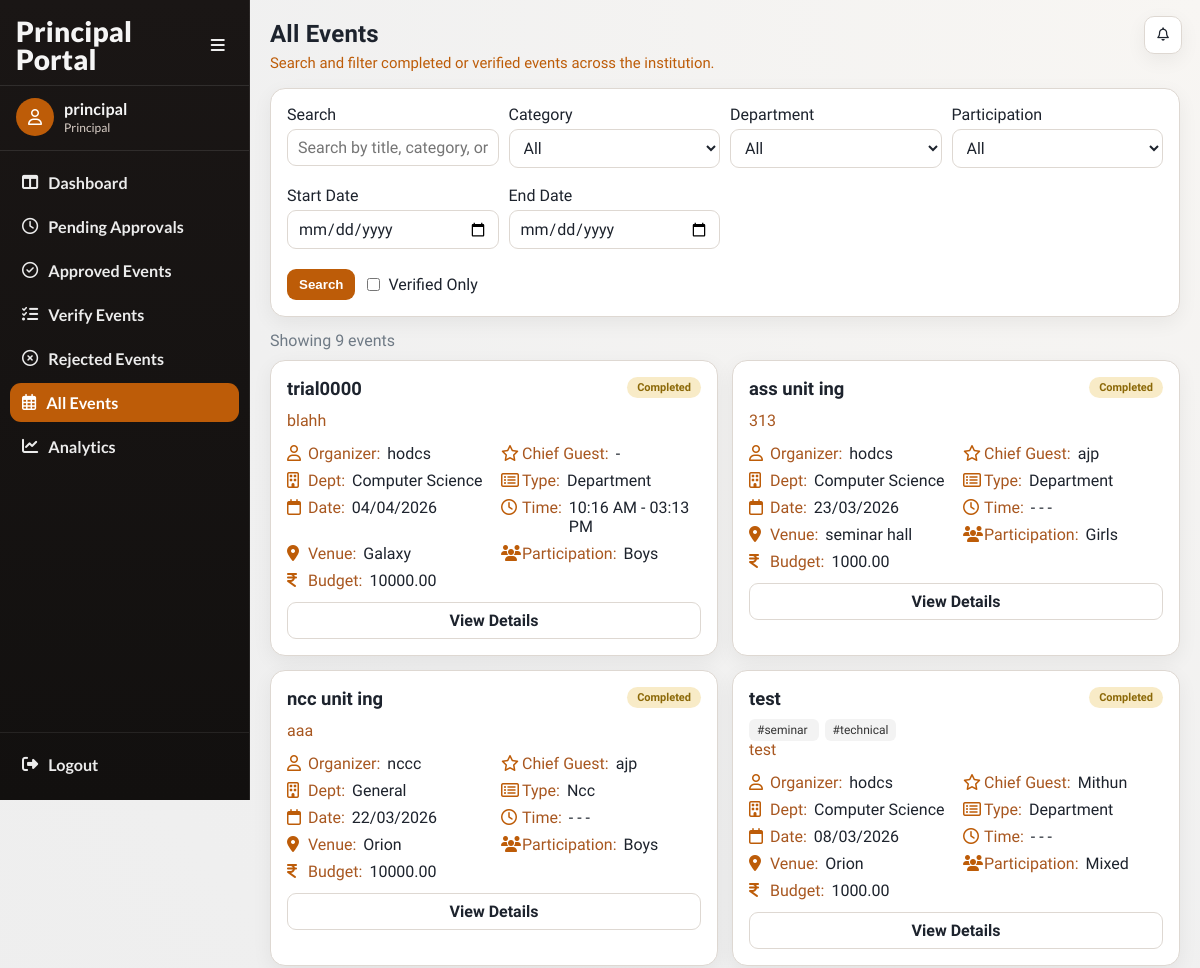
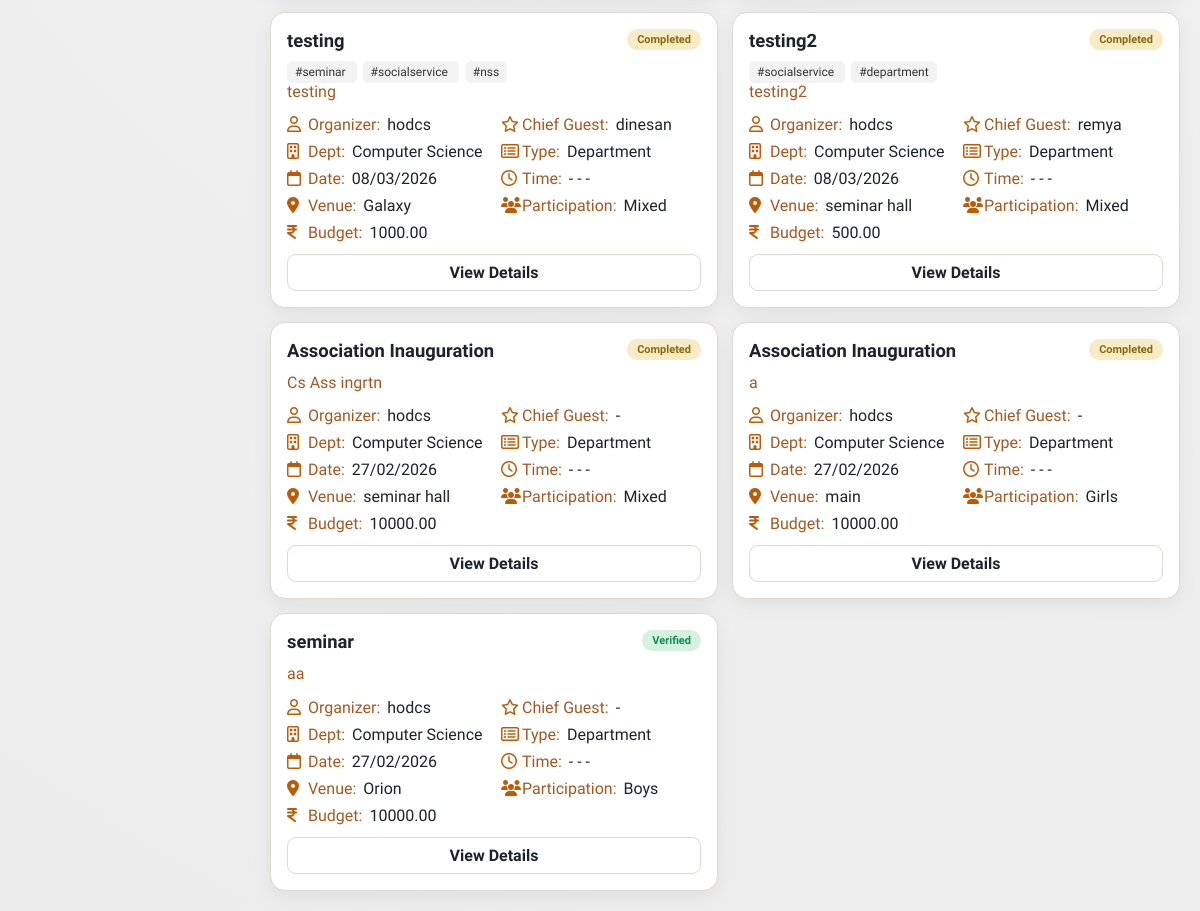
Page /events/principal/all/ (signed in) on the committed database (2 pictures, top to bottom).
### accounts/models.py (models this page shows, shortened)
class User(AbstractUser):
    ROLE_CHOICES = (
        ('faculty', 'Faculty'),
        ('principal', 'Principal'),
        ('admin', 'Admin'),
    )
    SUB_ROLE_CHOICES = (
        ('hod', 'HOD'),
        ('nss', 'NSS In-Charge'),
        ('ncc', 'NCC In-Charge'),
        ('union', 'Union In-Charge'),
        ('other', 'Other In-Charge'),
    )
    role = models.CharField(max_length=20, choices=ROLE_CHOICES)
    sub_role = models.CharField(
        max_length=20,
        choices=SUB_ROLE_CHOICES,
        blank=True,
        null=True
    )
    department = models.ForeignKey(
    'events.Department',
    on_delete=models.SET_NULL,
    null=True,
    blank=True
    )

### events/models.py (models this page shows, shortened)
class Event(models.Model):
    CATEGORY_CHOICES = (
        ('department', 'Department'),
        ('nss', 'NSS'),
        ('ncc', 'NCC'),
        ('union', 'Union'),
        ('other', 'Other'),
    )
    PARTICIPATION_CHOICES = (
        ('boys', 'Boys'),
        ('girls', 'Girls'),
        ('mixed', 'Mixed'),
    )
    STATUS_CHOICES = (
        ('pending', 'Pending Approval'),
        ('approved', 'Approved'),
        ('rejected', 'Rejected'),
        ('completed', 'Completed'),
        ('verified', 'Verified'),
        ('cancelled', 'Cancelled'),
    )
    title = models.CharField(max_length=200)
    category = models.CharField(max_length=20, choices=CATEGORY_CHOICES)
    created_by = models.ForeignKey(
        settings.AUTH_USER_MODEL,
        on_delete=models.CASCADE
    )
    department = models.ForeignKey(
    Department,
    on_delete=models.SET_NULL,
    null=True,
    blank=True
    )
    participation_type = models.CharField(
        max_length=20,
        choices=PARTICIPATION_CHOICES
    )
    chief_guest = models.CharField(max_length=200, blank=True, null=True)
    budget = models.DecimalField(max_digits=10, decimal_places=2)
    venue = models.ForeignKey(
    Venue,
    on_delete=models.PROTECT
    )
    start_date = models.DateField()
    end_date = models.DateField()
    start_time = models.TimeField(null=True, blank=True)
    end_time = models.TimeField(null=True, blank=True)
    description = models.TextField()
    tags = models.ManyToManyField(Tag, blank=True)
    status = models.CharField(
        max_length=20,
        choices=STATUS_CHOICES,
        default='pending'
    )
    principal_remark = models.TextField(blank=True, null=True)
    created_at = models.DateTimeField(auto_now_add=True)
    report_text = models.TextField(blank=True, null=True)
    attendance_file = models.FileField(
        upload_to='attendance/',
        blank=True,
        null=True
    )
    completed_at = models.DateTimeField(blank=True, null=True)

class Department(models.Model):
    name = models.CharField(max_length=100, unique=True)
    def __str__(self):
        return self.name

class Venue(models.Model):
    name = models.CharField(max_length=100, unique=True)
    def __str__(self):
        return self.name

class Tag(models.Model):
    name = models.CharField(max_length=50, unique=True)

### events/views.py (the view)
@login_required(login_url='/login/')
def view_all_events(request):
    if request.user.role != 'principal':
        return redirect('login')
    events = Event.objects.filter(
        status__in=['completed', 'verified']
    ).select_related('created_by', 'department', 'venue').order_by('-start_date')
    search = request.GET.get('search', '').strip()
    events = _apply_event_search(events, search)
    department = request.GET.get('department')
    if department:
        events = events.filter(department_id=department)
    category = request.GET.get('category')
    if category:
        events = events.filter(category=category)
    participation = request.GET.get('participation')
    if participation:
        events = events.filter(participation_type=participation)
    start_date = request.GET.get('start_date')
    end_date = request.GET.get('end_date')
    if start_date and end_date:
        events = events.filter(
            start_date__lte=end_date,
            end_date__gte=start_date
        )
    elif start_date:
        events = events.filter(end_date__gte=start_date)
    elif end_date:
        events = events.filter(start_date__lte=end_date)
    show_verified = request.GET.get('verified')
    if show_verified == "1":
        events = events.filter(status='verified')
        show_verified = True
    else:
        show_verified = False
    departments = Department.objects.all()
    context = {
        'events': events,
        'departments': departments,
        'show_verified': show_verified,
        'active_nav': 'principal-all',
    }
    if _is_ajax_request(request):
        return render(request, 'events/partials/view_all_events_list.html', context)
    return render(request, 'events/view_all_events.html', context)

### events/views.py (called while the page is built, shortened)
def _is_ajax_request(request):
    return (
        request.headers.get("x-requested-with") == "XMLHttpRequest"
        or request.GET.get("ajax") == "1"
    )

def _apply_event_search(queryset, query):
    if not query:
        return queryset

### events/templates/events/view_all_events.html (shortened to what this page needs)
{% extends "base.html" %}
{% load event_extras %}
{% block page_title %}All Events{% endblock %}
{% block page_subtitle %}Search and filter completed or verified events across the institution.{% endblock %}
{% block content %}
<section class="panel" style="margin-bottom:14px;">
    <form method="get" data-ajax-list="#allEventsList" data-ajax-delay="300">
        <div class="filters">
            <div>
                <label for="search">Search</label>
                <input type="text" id="search" name="search" value="{{ request.GET.search }}" placeholder="Search by title, category, or department">
            </div>
            <div>
                <label for="category">Category</label>
                <select id="category" name="category">
                    <option value="">All</option>
                </select>
            </div>
            <div>
                <label for="department">Department</label>
                <select id="department" name="department">
                    <option value="">All</option>
                </select>
            </div>
            <div>
                <label for="participation">Participation</label>
                <select id="participation" name="participation">
                    <option value="">All</option>
                </select>
            </div>
            <div>
                <label for="start_date">Start Date</label>
                <input id="start_date" type="date" name="start_date" value="{{ request.GET.start_date }}">
            </div>
            <div>
                <label for="end_date">End Date</label>
                <input id="end_date" type="date" name="end_date" value="{{ request.GET.end_date }}">
            </div>
        </div>
        <div style="display:flex;align-items:center;gap:12px;flex-wrap:wrap;">
            <button class="btn" type="submit">Search</button>
            <label style="display:flex;align-items:center;gap:8px;margin:0;">
                <input style="width:auto;margin:0;" type="checkbox" name="verified" value="1" {% if show_verified %}checked{% endif %}>
                Verified Only
            </label>
        </div>
    </form>
</section>
<div id="allEventsList">
    {% include "events/partials/view_all_events_list.html" %}
</div>
{% endblock %}

### accounts/templates/base.html (shortened to what this page needs)
<!DOCTYPE html>
<html lang="en">
<head>
    <link rel="stylesheet" href="https://cdnjs.cloudflare.com/ajax/libs/font-awesome/6.5.2/css/all.min.css">
</head>
<body class="{% if request.user.is_authenticated %}has-sidebar{% endif %}">
    <div class="app">
        {% if request.user.is_authenticated %}
            <aside class="sidebar">
                <div class="sidebar-head">
                    <div class="brand">
                        {% if request.user.role == "principal" %}
                            Principal Portal
                        {% elif request.user.role == "faculty" %}
                            Faculty Portal
                        {% else %}
                            Event Portal
                        {% endif %}
                    </div>
                    <button class="collapse-toggle" id="sidebarCollapseToggle" type="button">
                        <i class="fa-solid fa-bars"></i>
                    </button>
                </div>
                <div class="sidebar-user">
                    <div class="avatar"><i class="fa-regular fa-user"></i></div>
                    <div class="user-meta">
                        <div class="user-name">{{ request.user.get_full_name|default:request.user.username }}</div>
                        <div class="user-role">{{ request.user.get_role_display|default:"User" }}</div>
                    </div>
                </div>
                <ul class="nav-list">
                    {% if request.user.role == "principal" %}
                        <li><a class="nav-link " href="{% url 'principal_dashboard' %}" title="Dashboard"><i class="fa-solid fa-table-columns"></i><span class="nav-text">Dashboard</span></a></li>
                        <li><a class="nav-link " href="{% url 'principal_pending_events' %}" title="Pending Approvals"><i class="fa-regular fa-clock"></i><span class="nav-text">Pending Approvals</span></a></li>
                        <li><a class="nav-link " href="{% url 'principal_approved_events' %}" title="Approved Events"><i class="fa-regular fa-circle-check"></i><span class="nav-text">Approved Events</span></a></li>
                        <li><a class="nav-link " href="{% url 'principal_verify_list' %}" title="Verify Events"><i class="fa-solid fa-list-check"></i><span class="nav-text">Verify Events</span></a></li>
                        <li><a class="nav-link " href="{% url 'principal_rejected_events' %}" title="Rejected Events"><i class="fa-regular fa-circle-xmark"></i><span class="nav-text">Rejected Events</span></a></li>
                        <li><a class="nav-link {% if active_nav == 'principal-all' or request.resolver_match.url_name == 'view_all_events' %}active{% endif %}" href="{% url 'view_all_events' %}" title="All Events"><i class="fa-regular fa-calendar-days"></i><span class="nav-text">All Events</span></a></li>
                        <li><a class="nav-link " href="{% url 'analytics_dashboard' %}" title="Analytics"><i class="fa-solid fa-chart-line"></i><span class="nav-text">Analytics</span></a></li>
                    {% endif %}
                </ul>
                <div class="sidebar-foot">
                    <a class="nav-link" href="{% url 'logout' %}" title="Logout">
                        <i class="fa-solid fa-right-from-bracket"></i>
                        <span class="nav-text">Logout</span>
                    </a>
                </div>
            </aside>
            <div class="notif-fab" id="notifFab">
                <div style="position:relative;">
                    <button class="nav-icon-btn" id="notifToggle" type="button" aria-label="Notifications">
                        <i class="fa-regular fa-bell"></i>
                    </button>
                </div>
            </div>
        {% endif %}
        <main class="main">
            <header class="page-head">
                <h1 class="page-title">{% block page_title %}College Event System{% endblock %}</h1>
                <p class="page-subtitle">{% block page_subtitle %}{% endblock %}</p>
            </header>
            {% block content %}{% endblock %}
        </main>
    </div>
</body>
</html>

### events/templates/events/partials/view_all_events_list.html
<div class="muted" style="margin-bottom: 10px;">Showing {{ events|length }} event{{ events|pluralize }}</div>
<section class="event-grid">
    {% for e in events %}
        <article class="event-card">
            {% include "events/partials/event_detail_card_body.html" with event=e %}
            <div class="action-row">
                <a class="btn secondary" href="{% url 'event_detail' e.id %}">View Details</a>
            </div>
        </article>
    {% empty %}
        <article class="event-card">
            <p class="muted" style="margin:0;">No events found.</p>
        </article>
    {% endfor %}
</section>

### events/templates/events/partials/event_detail_card_body.html (shortened to what this page needs)
{% load event_extras %}
<div class="event-head">
    <h3 class="event-title">
        <a href="{% url 'event_detail' event.id %}">{{ event.title }}</a>
    </h3>
    <span class="chip {{ event.status }}">{{ event.status|title }}</span>
</div>
<div class="event-tags">
{% for tag in event.tags.all %}
<a href="?search=#{{ tag.name }}" class="tag">
#{{ tag.name }}
</a>
{% endfor %}
</div>
<p class="event-desc">{{ event.description|default:"No description provided."|truncatewords:22 }}</p>
<div class="meta-grid">
    <div class="meta-row"><i class="fa-regular fa-user"></i><span class="meta-label">Organizer:</span><span class="meta-value">{{ event.created_by.get_full_name|default:event.created_by.username }}</span></div>
    <div class="meta-row"><i class="fa-regular fa-star"></i><span class="meta-label">Chief Guest:</span><span class="meta-value">{{ event.chief_guest|default:"-" }}</span></div>
    <div class="meta-row"><i class="fa-regular fa-building"></i><span class="meta-label">Dept:</span><span class="meta-value">{{ event.department|default:"General" }}</span></div>
    <div class="meta-row"><i class="fa-regular fa-rectangle-list"></i><span class="meta-label">Type:</span><span class="meta-value">{{ event.category|title }}</span></div>
    <div class="meta-row"><i class="fa-regular fa-calendar"></i><span class="meta-label">Date:</span><span class="meta-value">{{ event.start_date|date:"d/m/Y" }}</span></div>
    <div class="meta-row"><i class="fa-regular fa-clock"></i><span class="meta-label">Time:</span><span class="meta-value">{% if event.start_time %}{{ event.start_time|time:"h:i A" }}{% else %}-{% endif %} - {% if event.end_time %}{{ event.end_time|time:"h:i A" }}{% else %}-{% endif %}</span></div>
    <div class="meta-row"><i class="fa-solid fa-location-dot"></i><span class="meta-label">Venue:</span><span class="meta-value">{{ event.venue }}</span></div>
    <div class="meta-row"><i class="fa-solid fa-users"></i><span class="meta-label">Participation:</span><span class="meta-value">{{ event.participation_type|title }}</span></div>
    <div class="meta-row"><i class="fa-solid fa-indian-rupee-sign"></i><span class="meta-label">Budget:</span><span class="meta-value">{{ event.budget }}</span></div>
</div>

### events/templates/events/partials/event_detail_card_body.html (style rules this page uses)
.tag { background:#f3f3f3; padding:4px 8px; margin-right:6px; border-radius:6px; font-size:12px; text-decoration:none; color:#333; }

### rows in the picture
User: user.get_full_name "principal", user.role "Principal"
Event: title "trial0000", status "Completed", description "blahh", created_by.get_full_name "hodcs", chief_guest "-", department "Computer Science", category "Department", start_date "04/04/2026", start_time "10:16 AM", end_time "03:13 PM", venue "Galaxy", participation_type "Boys", budget "10000.00"
Event: title "ass unit ing", status "Completed", description "313", created_by.get_full_name "hodcs", chief_guest "ajp", department "Computer Science", category "Department", start_date "23/03/2026", venue "seminar hall", participation_type "Girls", budget "1000.00"
Event: title "ncc unit ing", status "Completed", description "aaa", created_by.get_full_name "nccc", chief_guest "ajp", department "General", category "Ncc", start_date "22/03/2026", venue "Orion", participation_type "Boys", budget "10000.00"
Event: title "test", status "Completed", description "test", created_by.get_full_name "hodcs", chief_guest "Mithun", department "Computer Science", category "Department", start_date "08/03/2026", venue "Orion", participation_type "Mixed", budget "1000.00"
Tag: name "seminar"
Tag: name "technical"
Event: title "testing", status "Completed", description "testing", created_by.get_full_name "hodcs", chief_guest "dinesan", department "Computer Science", category "Department", start_date "08/03/2026", venue "Galaxy", participation_type "Mixed", budget "1000.00"
Tag: name "socialservice"
Tag: name "nss"
Event: title "testing2", status "Completed", description "testing2", created_by.get_full_name "hodcs", chief_guest "remya", department "Computer Science", category "Department", start_date "08/03/2026", venue "seminar hall", participation_type "Mixed", budget "500.00"
Tag: name "department"
Event: title "Association Inauguration", status "Completed", description "Cs Ass ingrtn", created_by.get_full_name "hodcs", chief_guest "-", department "Computer Science", category "Department", start_date "27/02/2026", venue "seminar hall", participation_type "Mixed", budget "10000.00"
Event: title "Association Inauguration", status "Completed", description "a", created_by.get_full_name "hodcs", chief_guest "-", department "Computer Science", category "Department", start_date "27/02/2026", venue "main", participation_type "Girls", budget "10000.00"
Event: title "seminar", status "Verified", description "aa", created_by.get_full_name "hodcs", chief_guest "-", department "Computer Science", category "Department", start_date "27/02/2026", venue "Orion", participation_type "Boys", budget "10000.00"

### other values in the picture
{{ events|length }} "9"
